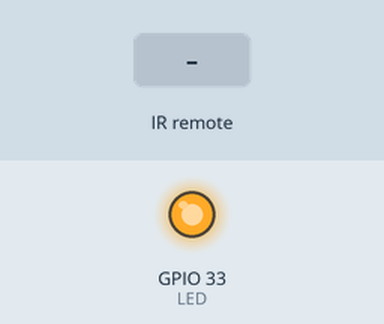
Simulated run of this sketch. Board: ESP32. Parts: output pins drawn as LEDs (lit = HIGH). The inputs (shaded band) are chosen by the test bench. What the sketch prints to the serial monitor is not drawn.

Above: at 1.2 s.
1.3 s: infrared code 0xC received
2.9 s: infrared code 0x16 received
Timing chart, 0 to 5.9 s (numbered marks = the images above; inputs shaded):
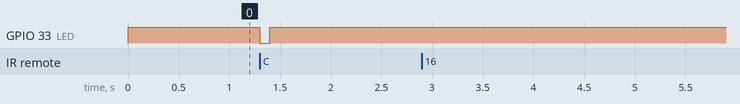

Measured:
- after the input at 1.3 s, GPIO 33 (LED): HIGH → LOW at once, → HIGH 0.10 s later
- after the input at 2.9 s, every drawn part: stays the same

The sketch:

responsiveIRRecv.ino
```cpp
#include <IRremote.h>

const int RECV_PIN = 25;  // Pin connected to the IR receiver
int LED = 33;
int playerID = 1;
int shooterID;

void setup() {
  Serial.begin(115200);
  IrReceiver.begin(RECV_PIN, ENABLE_LED_FEEDBACK);  // Initialize IR receiver
  Serial.println("IR Receiver Ready");

  pinMode(LED, OUTPUT);

  digitalWrite(LED, HIGH);

}

void loop() {
  if (IrReceiver.decode()) {

    // Collect the command code in a variable
    uint16_t command = IrReceiver.decodedIRData.command;

    // Print the command code
    //Serial.print("Command: 0x");
    //Serial.println(command);

    // Resume receiving the next signal
    IrReceiver.resume();

    if (command == 22) {
      Serial.println("Warning Shot!");
    }

    if (command == 12 || command == 24 || command == 94 || command == 8 || command == 28) {
      digitalWrite(LED, LOW);
      delay(100);
      digitalWrite(LED, HIGH);

      Serial.print("You were shot by Player ");
      Serial.println(ShooterID(command));
    }
  }
}


int ShooterID(int code) {
  switch (code) {
    case 12:
    shooterID = 1;
    break;

    case 24:
    shooterID = 2;
    break;

    case 94:
    shooterID = 3;
    break;

    case 8:
    shooterID = 4;
    break;

    case 28:
    shooterID = 5;
    break;
  }
  return shooterID;
}
```
